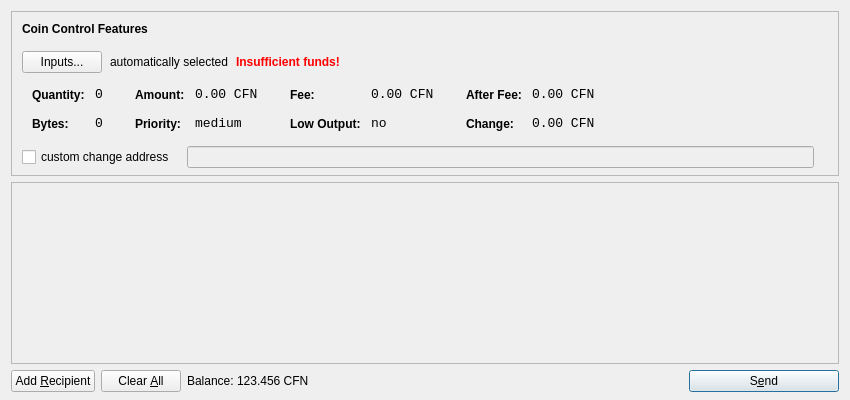
<?xml version="1.0" encoding="UTF-8"?>
<ui version="4.0">
 <class>SendCoinsDialog</class>
 <widget class="QDialog" name="SendCoinsDialog">
  <property name="geometry">
   <rect>
    <x>0</x>
    <y>0</y>
    <width>850</width>
    <height>400</height>
   </rect>
  </property>
  <property name="windowTitle">
   <string>Send Coins</string>
  </property>
  <layout class="QVBoxLayout" name="verticalLayout" stretch="0,1,0">
   <property name="bottomMargin">
    <number>8</number>
   </property>
   <item>
    <widget class="QFrame" name="frameCoinControl">
     <property name="sizePolicy">
      <sizepolicy hsizetype="Expanding" vsizetype="Expanding">
       <horstretch>0</horstretch>
       <verstretch>0</verstretch>
      </sizepolicy>
     </property>
     <property name="maximumSize">
      <size>
       <width>16777215</width>
       <height>16777215</height>
      </size>
     </property>
     <property name="frameShape">
      <enum>QFrame::StyledPanel</enum>
     </property>
     <property name="frameShadow">
      <enum>QFrame::Sunken</enum>
     </property>
     <layout class="QVBoxLayout" name="verticalLayoutCoinControl2">
      <property name="spacing">
       <number>-1</number>
      </property>
      <property name="leftMargin">
       <number>0</number>
      </property>
      <property name="topMargin">
       <number>0</number>
      </property>
      <property name="rightMargin">
       <number>0</number>
      </property>
      <property name="bottomMargin">
       <number>6</number>
      </property>
      <item>
       <layout class="QVBoxLayout" name="verticalLayoutCoinControl" stretch="0,0,0,0,1">
        <property name="spacing">
         <number>0</number>
        </property>
        <property name="leftMargin">
         <number>10</number>
        </property>
        <property name="topMargin">
         <number>10</number>
        </property>
        <item>
         <layout class="QHBoxLayout" name="horizontalLayoutCoinControl1">
          <property name="bottomMargin">
           <number>15</number>
          </property>
          <item>
           <widget class="QLabel" name="labelCoinControlFeatures">
            <property name="sizePolicy">
             <sizepolicy hsizetype="Preferred" vsizetype="Maximum">
              <horstretch>0</horstretch>
              <verstretch>0</verstretch>
             </sizepolicy>
            </property>
            <property name="font">
             <font>
              <weight>75</weight>
              <bold>true</bold>
             </font>
            </property>
            <property name="styleSheet">
             <string notr="true">font-weight:bold;</string>
            </property>
            <property name="text">
             <string>Coin Control Features</string>
            </property>
           </widget>
          </item>
         </layout>
        </item>
        <item>
         <layout class="QHBoxLayout" name="horizontalLayoutCoinControl2" stretch="0,0,0,0">
          <property name="spacing">
           <number>8</number>
          </property>
          <property name="bottomMargin">
           <number>10</number>
          </property>
          <item>
           <widget class="QPushButton" name="pushButtonCoinControl">
            <property name="styleSheet">
             <string notr="true"/>
            </property>
            <property name="text">
             <string>Inputs...</string>
            </property>
           </widget>
          </item>
          <item>
           <widget class="QLabel" name="labelCoinControlAutomaticallySelected">
            <property name="text">
             <string>automatically selected</string>
            </property>
            <property name="margin">
             <number>5</number>
            </property>
           </widget>
          </item>
          <item>
           <widget class="QLabel" name="labelCoinControlInsuffFunds">
            <property name="font">
             <font>
              <weight>75</weight>
              <bold>true</bold>
             </font>
            </property>
            <property name="styleSheet">
             <string notr="true">color:red;font-weight:bold;</string>
            </property>
            <property name="text">
             <string>Insufficient funds!</string>
            </property>
            <property name="margin">
             <number>5</number>
            </property>
           </widget>
          </item>
          <item>
           <spacer name="horizontalSpacerCoinControl">
            <property name="orientation">
             <enum>Qt::Horizontal</enum>
            </property>
            <property name="sizeHint" stdset="0">
             <size>
              <width>40</width>
              <height>1</height>
             </size>
            </property>
           </spacer>
          </item>
         </layout>
        </item>
        <item>
         <widget class="QWidget" name="widgetCoinControl" native="true">
          <property name="sizePolicy">
           <sizepolicy hsizetype="Preferred" vsizetype="Preferred">
            <horstretch>0</horstretch>
            <verstretch>0</verstretch>
           </sizepolicy>
          </property>
          <property name="minimumSize">
           <size>
            <width>0</width>
            <height>0</height>
           </size>
          </property>
          <property name="styleSheet">
           <string notr="true"/>
          </property>
          <layout class="QHBoxLayout" name="horizontalLayoutCoinControl5">
           <property name="margin">
            <number>0</number>
           </property>
           <item>
            <layout class="QHBoxLayout" name="horizontalLayoutCoinControl3" stretch="0,0,0,1">
             <property name="spacing">
              <number>20</number>
             </property>
             <property name="topMargin">
              <number>0</number>
             </property>
             <property name="bottomMargin">
              <number>10</number>
             </property>
             <item>
              <layout class="QFormLayout" name="formLayoutCoinControl1">
               <property name="horizontalSpacing">
                <number>10</number>
               </property>
               <property name="verticalSpacing">
                <number>14</number>
               </property>
               <property name="leftMargin">
                <number>10</number>
               </property>
               <property name="topMargin">
                <number>4</number>
               </property>
               <property name="rightMargin">
                <number>6</number>
               </property>
               <item row="0" column="0">
                <widget class="QLabel" name="labelCoinControlQuantityText">
                 <property name="styleSheet">
                  <string notr="true">font-weight:bold;</string>
                 </property>
                 <property name="text">
                  <string>Quantity:</string>
                 </property>
                 <property name="margin">
                  <number>0</number>
                 </property>
                </widget>
               </item>
               <item row="0" column="1">
                <widget class="QLabel" name="labelCoinControlQuantity">
                 <property name="font">
                  <font>
                   <family>Monospace</family>
                   <pointsize>10</pointsize>
                  </font>
                 </property>
                 <property name="cursor">
                  <cursorShape>IBeamCursor</cursorShape>
                 </property>
                 <property name="contextMenuPolicy">
                  <enum>Qt::ActionsContextMenu</enum>
                 </property>
                 <property name="text">
                  <string notr="true">0</string>
                 </property>
                 <property name="margin">
                  <number>0</number>
                 </property>
                 <property name="textInteractionFlags">
                  <set>Qt::LinksAccessibleByMouse|Qt::TextSelectableByKeyboard|Qt::TextSelectableByMouse</set>
                 </property>
                </widget>
               </item>
               <item row="1" column="0">
                <widget class="QLabel" name="labelCoinControlBytesText">
                 <property name="styleSheet">
                  <string notr="true">font-weight:bold;</string>
                 </property>
                 <property name="text">
                  <string>Bytes:</string>
                 </property>
                </widget>
               </item>
               <item row="1" column="1">
                <widget class="QLabel" name="labelCoinControlBytes">
                 <property name="font">
                  <font>
                   <family>Monospace</family>
                   <pointsize>10</pointsize>
                  </font>
                 </property>
                 <property name="cursor">
                  <cursorShape>IBeamCursor</cursorShape>
                 </property>
                 <property name="contextMenuPolicy">
                  <enum>Qt::ActionsContextMenu</enum>
                 </property>
                 <property name="text">
                  <string notr="true">0</string>
                 </property>
                 <property name="textInteractionFlags">
                  <set>Qt::LinksAccessibleByMouse|Qt::TextSelectableByKeyboard|Qt::TextSelectableByMouse</set>
                 </property>
                </widget>
               </item>
              </layout>
             </item>
             <item>
              <layout class="QFormLayout" name="formLayoutCoinControl2">
               <property name="horizontalSpacing">
                <number>10</number>
               </property>
               <property name="verticalSpacing">
                <number>14</number>
               </property>
               <property name="leftMargin">
                <number>6</number>
               </property>
               <property name="topMargin">
                <number>4</number>
               </property>
               <property name="rightMargin">
                <number>6</number>
               </property>
               <item row="0" column="0">
                <widget class="QLabel" name="labelCoinControlAmountText">
                 <property name="styleSheet">
                  <string notr="true">font-weight:bold;</string>
                 </property>
                 <property name="text">
                  <string>Amount:</string>
                 </property>
                 <property name="margin">
                  <number>0</number>
                 </property>
                </widget>
               </item>
               <item row="0" column="1">
                <widget class="QLabel" name="labelCoinControlAmount">
                 <property name="font">
                  <font>
                   <family>Monospace</family>
                   <pointsize>10</pointsize>
                  </font>
                 </property>
                 <property name="cursor">
                  <cursorShape>IBeamCursor</cursorShape>
                 </property>
                 <property name="contextMenuPolicy">
                  <enum>Qt::ActionsContextMenu</enum>
                 </property>
                 <property name="text">
                  <string notr="true">0.00 CFN</string>
                 </property>
                 <property name="textInteractionFlags">
                  <set>Qt::LinksAccessibleByMouse|Qt::TextSelectableByKeyboard|Qt::TextSelectableByMouse</set>
                 </property>
                </widget>
               </item>
               <item row="1" column="0">
                <widget class="QLabel" name="labelCoinControlPriorityText">
                 <property name="styleSheet">
                  <string notr="true">font-weight:bold;</string>
                 </property>
                 <property name="text">
                  <string>Priority:</string>
                 </property>
                </widget>
               </item>
               <item row="1" column="1">
                <widget class="QLabel" name="labelCoinControlPriority">
                 <property name="font">
                  <font>
                   <family>Monospace</family>
                   <pointsize>10</pointsize>
                  </font>
                 </property>
                 <property name="cursor">
                  <cursorShape>IBeamCursor</cursorShape>
                 </property>
                 <property name="contextMenuPolicy">
                  <enum>Qt::ActionsContextMenu</enum>
                 </property>
                 <property name="text">
                  <string>medium</string>
                 </property>
                 <property name="textInteractionFlags">
                  <set>Qt::LinksAccessibleByMouse|Qt::TextSelectableByKeyboard|Qt::TextSelectableByMouse</set>
                 </property>
                </widget>
               </item>
              </layout>
             </item>
             <item>
              <layout class="QFormLayout" name="formLayoutCoinControl3">
               <property name="horizontalSpacing">
                <number>10</number>
               </property>
               <property name="verticalSpacing">
                <number>14</number>
               </property>
               <property name="leftMargin">
                <number>6</number>
               </property>
               <property name="topMargin">
                <number>4</number>
               </property>
               <property name="rightMargin">
                <number>6</number>
               </property>
               <item row="0" column="0">
                <widget class="QLabel" name="labelCoinControlFeeText">
                 <property name="styleSheet">
                  <string notr="true">font-weight:bold;</string>
                 </property>
                 <property name="text">
                  <string>Fee:</string>
                 </property>
                 <property name="margin">
                  <number>0</number>
                 </property>
                </widget>
               </item>
               <item row="0" column="1">
                <widget class="QLabel" name="labelCoinControlFee">
                 <property name="font">
                  <font>
                   <family>Monospace</family>
                   <pointsize>10</pointsize>
                  </font>
                 </property>
                 <property name="cursor">
                  <cursorShape>IBeamCursor</cursorShape>
                 </property>
                 <property name="contextMenuPolicy">
                  <enum>Qt::ActionsContextMenu</enum>
                 </property>
                 <property name="text">
                  <string notr="true">0.00 CFN</string>
                 </property>
                 <property name="textInteractionFlags">
                  <set>Qt::LinksAccessibleByMouse|Qt::TextSelectableByKeyboard|Qt::TextSelectableByMouse</set>
                 </property>
                </widget>
               </item>
               <item row="1" column="0">
                <widget class="QLabel" name="labelCoinControlLowOutputText">
                 <property name="styleSheet">
                  <string notr="true">font-weight:bold;</string>
                 </property>
                 <property name="text">
                  <string>Low Output:</string>
                 </property>
                </widget>
               </item>
               <item row="1" column="1">
                <widget class="QLabel" name="labelCoinControlLowOutput">
                 <property name="font">
                  <font>
                   <family>Monospace</family>
                   <pointsize>10</pointsize>
                  </font>
                 </property>
                 <property name="cursor">
                  <cursorShape>IBeamCursor</cursorShape>
                 </property>
                 <property name="contextMenuPolicy">
                  <enum>Qt::ActionsContextMenu</enum>
                 </property>
                 <property name="text">
                  <string>no</string>
                 </property>
                 <property name="textInteractionFlags">
                  <set>Qt::LinksAccessibleByMouse|Qt::TextSelectableByKeyboard|Qt::TextSelectableByMouse</set>
                 </property>
                </widget>
               </item>
              </layout>
             </item>
             <item>
              <layout class="QFormLayout" name="formLayoutCoinControl4">
               <property name="horizontalSpacing">
                <number>10</number>
               </property>
               <property name="verticalSpacing">
                <number>14</number>
               </property>
               <property name="leftMargin">
                <number>6</number>
               </property>
               <property name="topMargin">
                <number>4</number>
               </property>
               <property name="rightMargin">
                <number>6</number>
               </property>
               <item row="0" column="0">
                <widget class="QLabel" name="labelCoinControlAfterFeeText">
                 <property name="styleSheet">
                  <string notr="true">font-weight:bold;</string>
                 </property>
                 <property name="text">
                  <string>After Fee:</string>
                 </property>
                 <property name="margin">
                  <number>0</number>
                 </property>
                </widget>
               </item>
               <item row="0" column="1">
                <widget class="QLabel" name="labelCoinControlAfterFee">
                 <property name="font">
                  <font>
                   <family>Monospace</family>
                   <pointsize>10</pointsize>
                  </font>
                 </property>
                 <property name="cursor">
                  <cursorShape>IBeamCursor</cursorShape>
                 </property>
                 <property name="contextMenuPolicy">
                  <enum>Qt::ActionsContextMenu</enum>
                 </property>
                 <property name="text">
                  <string notr="true">0.00 CFN</string>
                 </property>
                 <property name="textInteractionFlags">
                  <set>Qt::LinksAccessibleByMouse|Qt::TextSelectableByKeyboard|Qt::TextSelectableByMouse</set>
                 </property>
                </widget>
               </item>
               <item row="1" column="0">
                <widget class="QLabel" name="labelCoinControlChangeText">
                 <property name="styleSheet">
                  <string notr="true">font-weight:bold;</string>
                 </property>
                 <property name="text">
                  <string>Change:</string>
                 </property>
                </widget>
               </item>
               <item row="1" column="1">
                <widget class="QLabel" name="labelCoinControlChange">
                 <property name="font">
                  <font>
                   <family>Monospace</family>
                   <pointsize>10</pointsize>
                  </font>
                 </property>
                 <property name="cursor">
                  <cursorShape>IBeamCursor</cursorShape>
                 </property>
                 <property name="contextMenuPolicy">
                  <enum>Qt::ActionsContextMenu</enum>
                 </property>
                 <property name="text">
                  <string notr="true">0.00 CFN</string>
                 </property>
                 <property name="textInteractionFlags">
                  <set>Qt::LinksAccessibleByMouse|Qt::TextSelectableByKeyboard|Qt::TextSelectableByMouse</set>
                 </property>
                </widget>
               </item>
              </layout>
             </item>
            </layout>
           </item>
          </layout>
         </widget>
        </item>
        <item>
         <layout class="QHBoxLayout" name="horizontalLayoutCoinControl4" stretch="0,0,0">
          <property name="spacing">
           <number>12</number>
          </property>
          <property name="sizeConstraint">
           <enum>QLayout::SetDefaultConstraint</enum>
          </property>
          <property name="topMargin">
           <number>5</number>
          </property>
          <property name="rightMargin">
           <number>5</number>
          </property>
          <item>
           <widget class="QCheckBox" name="checkBoxCoinControlChange">
            <property name="text">
             <string>custom change address</string>
            </property>
           </widget>
          </item>
          <item>
           <widget class="QLineEdit" name="lineEditCoinControlChange">
            <property name="enabled">
             <bool>false</bool>
            </property>
            <property name="sizePolicy">
             <sizepolicy hsizetype="Expanding" vsizetype="Fixed">
              <horstretch>0</horstretch>
              <verstretch>0</verstretch>
             </sizepolicy>
            </property>
           </widget>
          </item>
          <item>
           <widget class="QLabel" name="labelCoinControlChangeLabel">
            <property name="sizePolicy">
             <sizepolicy hsizetype="Preferred" vsizetype="Expanding">
              <horstretch>0</horstretch>
              <verstretch>0</verstretch>
             </sizepolicy>
            </property>
            <property name="minimumSize">
             <size>
              <width>0</width>
              <height>0</height>
             </size>
            </property>
            <property name="text">
             <string/>
            </property>
            <property name="margin">
             <number>3</number>
            </property>
           </widget>
          </item>
         </layout>
        </item>
        <item>
         <spacer name="verticalSpacerCoinControl">
          <property name="orientation">
           <enum>Qt::Vertical</enum>
          </property>
          <property name="sizeHint" stdset="0">
           <size>
            <width>800</width>
            <height>1</height>
           </size>
          </property>
         </spacer>
        </item>
       </layout>
      </item>
     </layout>
    </widget>
   </item>
   <item>
    <widget class="QScrollArea" name="scrollArea">
     <property name="widgetResizable">
      <bool>true</bool>
     </property>
     <widget class="QWidget" name="scrollAreaWidgetContents">
      <property name="geometry">
       <rect>
        <x>0</x>
        <y>0</y>
        <width>830</width>
        <height>165</height>
       </rect>
      </property>
      <layout class="QVBoxLayout" name="verticalLayout_2">
       <property name="margin">
        <number>0</number>
       </property>
       <item>
        <layout class="QVBoxLayout" name="entries">
         <property name="spacing">
          <number>6</number>
         </property>
        </layout>
       </item>
       <item>
        <spacer name="verticalSpacer">
         <property name="orientation">
          <enum>Qt::Vertical</enum>
         </property>
         <property name="sizeHint" stdset="0">
          <size>
           <width>20</width>
           <height>40</height>
          </size>
         </property>
        </spacer>
       </item>
      </layout>
     </widget>
    </widget>
   </item>
   <item>
    <layout class="QHBoxLayout" name="horizontalLayout">
     <item>
      <widget class="QPushButton" name="addButton">
       <property name="toolTip">
        <string>Send to multiple recipients at once</string>
       </property>
       <property name="text">
        <string>Add &amp;Recipient</string>
       </property>
       <property name="icon">
        <iconset resource="../bitcoin.qrc">
         <normaloff>:/icons/add</normaloff>:/icons/add</iconset>
       </property>
       <property name="autoDefault">
        <bool>false</bool>
       </property>
      </widget>
     </item>
     <item>
      <widget class="QPushButton" name="clearButton">
       <property name="sizePolicy">
        <sizepolicy hsizetype="Minimum" vsizetype="Fixed">
         <horstretch>0</horstretch>
         <verstretch>0</verstretch>
        </sizepolicy>
       </property>
       <property name="toolTip">
        <string>Remove all transaction fields</string>
       </property>
       <property name="text">
        <string>Clear &amp;All</string>
       </property>
       <property name="icon">
        <iconset resource="../bitcoin.qrc">
         <normaloff>:/icons/remove</normaloff>:/icons/remove</iconset>
       </property>
       <property name="autoRepeatDelay">
        <number>300</number>
       </property>
       <property name="autoDefault">
        <bool>false</bool>
       </property>
      </widget>
     </item>
     <item>
      <layout class="QHBoxLayout" name="horizontalLayout_2">
       <property name="spacing">
        <number>3</number>
       </property>
       <item>
        <widget class="QLabel" name="label">
         <property name="text">
          <string>Balance:</string>
         </property>
        </widget>
       </item>
       <item>
        <widget class="QLabel" name="labelBalance">
         <property name="cursor">
          <cursorShape>IBeamCursor</cursorShape>
         </property>
         <property name="text">
          <string>123.456 CFN</string>
         </property>
         <property name="textInteractionFlags">
          <set>Qt::LinksAccessibleByMouse|Qt::TextSelectableByKeyboard|Qt::TextSelectableByMouse</set>
         </property>
        </widget>
       </item>
      </layout>
     </item>
     <item>
      <spacer name="horizontalSpacer">
       <property name="orientation">
        <enum>Qt::Horizontal</enum>
       </property>
       <property name="sizeHint" stdset="0">
        <size>
         <width>40</width>
         <height>20</height>
        </size>
       </property>
      </spacer>
     </item>
     <item>
      <widget class="QPushButton" name="sendButton">
       <property name="minimumSize">
        <size>
         <width>150</width>
         <height>0</height>
        </size>
       </property>
       <property name="toolTip">
        <string>Confirm the send action</string>
       </property>
       <property name="text">
        <string>S&amp;end</string>
       </property>
       <property name="icon">
        <iconset resource="../bitcoin.qrc">
         <normaloff>:/icons/send</normaloff>:/icons/send</iconset>
       </property>
       <property name="default">
        <bool>true</bool>
       </property>
      </widget>
     </item>
    </layout>
   </item>
  </layout>
 </widget>
 <resources>
  <include location="../bitcoin.qrc"/>
 </resources>
 <connections/>
</ui>
